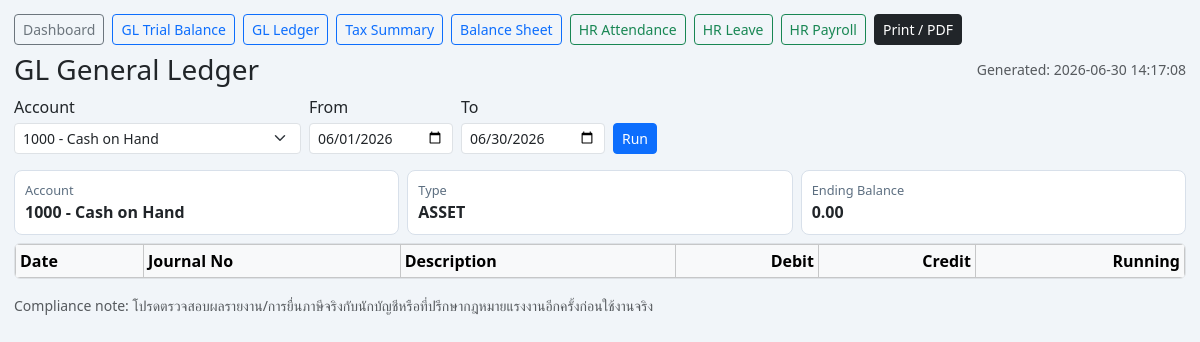
The page /business_report.php?report=gl_ledger (signed in) on the database its author committed.
### tables this page shows
CREATE TABLE `gl_account` (
  `id` int(11) NOT NULL AUTO_INCREMENT,
  `account_code` varchar(30) NOT NULL,
  `account_name` varchar(255) NOT NULL,
  `account_type` enum('ASSET','LIABILITY','EQUITY','REVENUE','EXPENSE') NOT NULL,
  `parent_code` varchar(30) DEFAULT NULL,
  `is_active` tinyint(1) NOT NULL DEFAULT 1,
  `created_at` datetime NOT NULL DEFAULT current_timestamp(),
  `updated_at` datetime DEFAULT NULL ON UPDATE current_timestamp(),
  PRIMARY KEY (`id`),
  UNIQUE KEY `uq_gl_account_code` (`account_code`),
  KEY `idx_gl_account_type` (`account_type`),
  KEY `idx_gl_account_parent` (`parent_code`)
);

### bootstrap.php (called while the page is built, shortened)
<?php
$config = require __DIR__ . '/config/app.php';
spl_autoload_register(function (string $class): void {
    $prefix = 'Stock2\\';
    $relative = substr($class, strlen($prefix));
    $file = __DIR__ . '/src/' . str_replace('\\', '/', $relative) . '.php';
});
$database = new Stock2\Database($config['db']);

### config/app.php (called while the page is built, shortened)
<?php
$localConfig = __DIR__ . '/app.local.php';
return [
    'app_name' => getenv('SYNERGYERP_APP_NAME') ?: 'SynergyERP',
    'timezone' => getenv('SYNERGYERP_TIMEZONE') ?: 'Asia/Bangkok',
    'schema_cache_ttl' => 300,
    'db' => [
        'host' => getenv('SYNERGYERP_DB_HOST') ?: '127.0.0.1',
        'port' => (int)(getenv('SYNERGYERP_DB_PORT') ?: 3306),
        'database' => getenv('SYNERGYERP_DB_DATABASE') ?: 'synergyerp',
        'username' => getenv('SYNERGYERP_DB_USERNAME') ?: 'root',
        'password' => getenv('SYNERGYERP_DB_PASSWORD') ?: '',
        'charset' => getenv('SYNERGYERP_DB_CHARSET') ?: 'utf8mb4',
    ],
];

### src/Database.php (called while the page is built, shortened)
<?php
final class Database
{
    private PDO $pdo;
    public function __construct(array $config)
    {
        $host = (string)($config['host'] ?? '127.0.0.1');
        $port = (int)($config['port'] ?? 3306);
        $database = (string)($config['database'] ?? 'stock2');
        $charset = (string)($config['charset'] ?? 'utf8mb4');
        $username = (string)($config['username'] ?? 'root');
        $password = (string)($config['password'] ?? '');
        $dsn = sprintf('mysql:host=%s;port=%d;dbname=%s;charset=%s', $host, $port, $database, $charset);
        $this->pdo = new PDO($dsn, $username, $password, [
            PDO::ATTR_ERRMODE => PDO::ERRMODE_EXCEPTION,
            PDO::ATTR_DEFAULT_FETCH_MODE => PDO::FETCH_ASSOC,
            PDO::ATTR_EMULATE_PREPARES => true,
        ]);
    }
    public function pdo(): PDO
    {
        return $this->pdo;
    }
}

### src/BusinessService.php (called while the page is built, shortened)
<?php
final class BusinessService
{
    private PDO $pdo;
    public function __construct(PDO $pdo)
    {
        $this->pdo = $pdo;
    }
    public function glLedger(string $accountCode, string $dateFrom = '', string $dateTo = ''): array
    {
        $accountCode = trim($accountCode);
        [$from, $to] = $this->normalizeDateRange($dateFrom, $dateTo);
        $accountStmt = $this->pdo->prepare('SELECT account_code, account_name, account_type FROM gl_account WHERE account_code = :code LIMIT 1');
        $accountStmt->execute(['code' => $accountCode]);
        $account = $accountStmt->fetch();
        $sql = <<<'SQL'
SELECT
  j.id AS journal_id,
  j.journal_no,
  j.journal_date,
  j.description AS journal_desc,
  l.id AS line_id,
  l.line_no,
  l.description AS line_desc,
  l.debit,
  l.credit
FROM gl_journal_line l
INNER JOIN gl_journal j ON j.id = l.journal_id
WHERE l.account_code = :account_code
  AND j.status = 'POSTED'
  AND j.journal_date BETWEEN :from_date AND :to_date
ORDER BY j.journal_date ASC, j.id ASC, l.line_no ASC, l.id ASC
SQL;
        $stmt = $this->pdo->prepare($sql);
        $stmt->execute([
            'account_code' => $accountCode,
            'from_date' => $from,
            'to_date' => $to,
        ]);
        $natureDebit = in_array((string)$account['account_type'], ['ASSET', 'EXPENSE'], true);
        $runningBalance = 0.0;
        $rows = [];
        foreach ($stmt->fetchAll() as $row) {
            $debit = (float)$row['debit'];
            $credit = (float)$row['credit'];
            $delta = $natureDebit ? ($debit - $credit) : ($credit - $debit);
            $runningBalance += $delta;
            $rows[] = [
                'journal_date' => (string)$row['journal_date'],
                'journal_no' => (string)$row['journal_no'],
                'description' => (string)($row['line_desc'] !== '' ? $row['line_desc'] : $row['journal_desc']),
                'debit' => round($debit, 2),
                'credit' => round($credit, 2),
                'running_balance' => round($runningBalance, 2),
            ];
        }
        return [
            'account' => [
                'account_code' => (string)$account['account_code'],
                'account_name' => (string)$account['account_name'],
                'account_type' => (string)$account['account_type'],
            ],
            'from_date' => $from,
            'to_date' => $to,
            'rows' => $rows,
            'ending_balance' => round($runningBalance, 2),
        ];
    }
    private function normalizeDateRange(string $from, string $to): array
    {
        $fromDate = $this->toDate($from, 'from date');
        $toDate = $this->toDate($to, 'to date');
        return [$fromDate->format('Y-m-d'), $toDate->format('Y-m-d')];
    }
    private function toDate(string $value, string $label): DateTimeImmutable
    {
        $date = DateTimeImmutable::createFromFormat('Y-m-d', $value);
        return $date;
    }
}

### business_report.php (the view, shortened to what this page needs)
<?php
require __DIR__ . '/bootstrap.php';
function h($value): string
{
    return htmlspecialchars((string)$value, ENT_QUOTES, 'UTF-8');
}
function n($value, int $decimals = 2): string
{
    return number_format((float)$value, $decimals);
}
$report = trim((string)($_GET['report'] ?? 'gl_trial_balance'));
$today = new DateTimeImmutable('now');
$defaultMonth = $today->format('Y-m');
$defaultFrom = $today->format('Y-m-01');
$defaultTo = $today->format('Y-m-t');
$titleMap = [
    'gl_trial_balance' => 'GL Trial Balance',
    'gl_ledger' => 'GL General Ledger',
    'gl_tax_summary' => 'Thai Tax Summary (VAT/WHT)',
    'gl_balance_sheet' => 'GL Balance Sheet',
    'hr_attendance' => 'HR Attendance Summary',
    'hr_leave' => 'HR Leave Summary',
    'hr_payroll' => 'HR Payroll Summary',
];
$title = $titleMap[$report] ?? $report;
$error = '';
$result = [];
try {
    if ($report === 'gl_trial_balance') {
        $from = (string)($_GET['date_from'] ?? $defaultFrom);
        $to = (string)($_GET['date_to'] ?? $defaultTo);
        $result = $businessService->glTrialBalance($from, $to);
    } elseif ($report === 'gl_ledger') {
        $from = (string)($_GET['date_from'] ?? $defaultFrom);
        $to = (string)($_GET['date_to'] ?? $defaultTo);
        $accountCode = trim((string)($_GET['account_code'] ?? ''));
        if ($accountCode === '') {
            $row = $database->pdo()->query('SELECT account_code FROM gl_account WHERE is_active = 1 ORDER BY account_code LIMIT 1')->fetch();
            $accountCode = is_array($row) ? (string)$row['account_code'] : '';
        }
        $result = $businessService->glLedger($accountCode, $from, $to);
    } elseif ($report === 'gl_tax_summary') {
        $month = (string)($_GET['month'] ?? $defaultMonth);
        $result = $businessService->glTaxSummary($month);
    } elseif ($report === 'gl_balance_sheet') {
        $asOfDate = (string)($_GET['as_of_date'] ?? $defaultTo);
        $result = $businessService->glBalanceSheet($asOfDate);
    } elseif ($report === 'hr_attendance') {
        $month = (string)($_GET['month'] ?? $defaultMonth);
        $result = $businessService->hrAttendanceSummary($month);
    } elseif ($report === 'hr_leave') {
        $month = (string)($_GET['month'] ?? $defaultMonth);
        $result = $businessService->hrLeaveSummary($month);
    }
} catch (Throwable $e) {
    $error = $e->getMessage();
}
?><!doctype html>
<html lang="th">
<head>
    <link rel="stylesheet" href="https://cdn.jsdelivr.net/npm/bootstrap@5.3.3/dist/css/bootstrap.min.css">
    <link rel="stylesheet" href="assets/global-menu.css">
</head>
<body>
<div class="wrap">
    <div class="d-flex flex-wrap gap-2 mb-2 no-print">
        <a class="btn btn-sm btn-outline-secondary" href="index.php?page=dashboard">Dashboard</a>
        <a class="btn btn-sm btn-outline-primary" href="business_report.php?report=gl_trial_balance">GL Trial Balance</a>
        <a class="btn btn-sm btn-outline-primary" href="business_report.php?report=gl_ledger">GL Ledger</a>
        <a class="btn btn-sm btn-outline-primary" href="business_report.php?report=gl_tax_summary">Tax Summary</a>
        <a class="btn btn-sm btn-outline-primary" href="business_report.php?report=gl_balance_sheet">Balance Sheet</a>
        <a class="btn btn-sm btn-outline-success" href="business_report.php?report=hr_attendance">HR Attendance</a>
        <a class="btn btn-sm btn-outline-success" href="business_report.php?report=hr_leave">HR Leave</a>
        <a class="btn btn-sm btn-outline-success" href="business_report.php?report=hr_payroll">HR Payroll</a>
        <button class="btn btn-sm btn-dark" onclick="window.print()">Print / PDF</button>
    </div>
    <div class="d-flex justify-content-between align-items-center mb-2">
        <h3 class="m-0"><?= h($title) ?></h3>
        <small class="text-muted">Generated: <?= h(date('Y-m-d H:i:s')) ?></small>
    </div>
    <?php if ($error !== ''): ?>
        <div class="alert alert-danger">
            <strong>Report Error:</strong> <?= h($error) ?>
        </div>
    <?php else: ?>
        <?php if ($report === 'gl_trial_balance'): ?>
            <form method="get" class="row g-2 mb-3 no-print">
                <input type="hidden" name="report" value="gl_trial_balance">
                <div class="col-auto">
                    <label class="form-label mb-1">From</label>
                    <input class="form-control form-control-sm" type="date" name="date_from" value="<?= h($result['from_date'] ?? $defaultFrom) ?>">
                </div>
                <div class="col-auto">
                    <label class="form-label mb-1">To</label>
                    <input class="form-control form-control-sm" type="date" name="date_to" value="<?= h($result['to_date'] ?? $defaultTo) ?>">
                </div>
                <div class="col-auto align-self-end">
                    <button class="btn btn-sm btn-primary">Run</button>
                </div>
            </form>
            <div class="row g-2 mb-2">
                <div class="col-md-3"><div class="metric"><div class="k">Total Debit</div><div class="v"><?= n($result['total_debit'] ?? 0) ?></div></div></div>
                <div class="col-md-3"><div class="metric"><div class="k">Total Credit</div><div class="v"><?= n($result['total_credit'] ?? 0) ?></div></div></div>
                <div class="col-md-3"><div class="metric"><div class="k">Balanced</div><div class="v"><?= !empty($result['is_balanced']) ? 'YES' : 'NO' ?></div></div></div>
                <div class="col-md-3"><div class="metric"><div class="k">Range</div><div class="v"><?= h(($result['from_date'] ?? '-') . ' to ' . ($result['to_date'] ?? '-')) ?></div></div></div>
            </div>
            <div class="table-responsive bg-white border rounded">
                <table class="table table-sm table-bordered mb-0">
                    <thead class="table-light">
                    <tr>
                        <th>Account Code</th>
                        <th>Account Name</th>
                        <th>Type</th>
                        <th class="text-end">Debit</th>
                        <th class="text-end">Credit</th>
                        <th class="text-end">Balance</th>
                    </tr>
                    </thead>
                    <tbody>
                    <?php foreach (($result['rows'] ?? []) as $row): ?>
                        <tr>
                            <td><?= h($row['account_code']) ?></td>
                            <td><?= h($row['account_name']) ?></td>
                            <td><?= h($row['account_type']) ?></td>
                            <td class="text-end"><?= n($row['debit_total']) ?></td>
                            <td class="text-end"><?= n($row['credit_total']) ?></td>
                            <td class="text-end"><?= n($row['balance']) ?></td>
                        </tr>
                    <?php endforeach; ?>
                    </tbody>
                </table>
            </div>
        <?php elseif ($report === 'gl_ledger'): ?>
            <?php
            $accounts = $database->pdo()->query('SELECT account_code, account_name FROM gl_account WHERE is_active = 1 ORDER BY account_code')->fetchAll();
            $selectedCode = (string)($result['account']['account_code'] ?? '');
            ?>
            <form method="get" class="row g-2 mb-3 no-print">
                <div class="col-md-3">
                    <label class="form-label mb-1">Account</label>
                    <select class="form-select form-select-sm" name="account_code">
                        <?php foreach ($accounts as $acc): ?>
                            <?php $code = (string)$acc['account_code']; ?>
                            <option value="<?= h($code) ?>" <?= $code === $selectedCode ? 'selected' : '' ?>>
                                <?= h($code . ' - ' . (string)$acc['account_name']) ?>
                            </option>
                        <?php endforeach; ?>
                    </select>
                </div>
                <div class="col-auto">
                    <label class="form-label mb-1">From</label>
                    <input class="form-control form-control-sm" type="date" name="date_from" value="<?= h($result['from_date'] ?? $defaultFrom) ?>">
                </div>
                <div class="col-auto">
                    <label class="form-label mb-1">To</label>
                    <input class="form-control form-control-sm" type="date" name="date_to" value="<?= h($result['to_date'] ?? $defaultTo) ?>">
                </div>
                <div class="col-auto align-self-end">
                    <button class="btn btn-sm btn-primary">Run</button>
                </div>
            </form>
            <div class="row g-2 mb-2">
                <div class="col-md-4"><div class="metric"><div class="k">Account</div><div class="v"><?= h(($result['account']['account_code'] ?? '') . ' - ' . ($result['account']['account_name'] ?? '')) ?></div></div></div>
                <div class="col-md-4"><div class="metric"><div class="k">Type</div><div class="v"><?= h($result['account']['account_type'] ?? '-') ?></div></div></div>
                <div class="col-md-4"><div class="metric"><div class="k">Ending Balance</div><div class="v"><?= n($result['ending_balance'] ?? 0) ?></div></div></div>
            </div>
            <div class="table-responsive bg-white border rounded">
                <table class="table table-sm table-bordered mb-0">
                    <thead class="table-light">
                    <tr>
                        <th>Date</th>
                        <th>Journal No</th>
                        <th>Description</th>
                        <th class="text-end">Debit</th>
                        <th class="text-end">Credit</th>
                        <th class="text-end">Running</th>
                    </tr>
                    </thead>
                </table>
            </div>
        <?php endif; ?>
    <?php endif; ?>
    <div class="small text-muted mt-3">
        Compliance note: โปรดตรวจสอบผลรายงาน/การยื่นภาษีจริงกับนักบัญชีหรือที่ปรึกษากฎหมายแรงงานอีกครั้งก่อนใช้งานจริง
    </div>
</div>
</body>
</html>

### business_report.php (style rules this page uses)
body { background: #f1f5f9; }
.wrap { max-width: 1400px; margin: 0 auto; padding: 14px; }
.table th { white-space: nowrap; }
.metric { background: #fff; border: 1px solid #d8e0ea; border-radius: 8px; padding: 10px; }
.metric .k { font-size: 0.8rem; color: #5d6f81; }
.metric .v { font-weight: 700; font-size: 1rem; }

### rows shown on the page
gl_account: account_code+account_name "1000 - Cash on Hand", account_type "ASSET"

### other values the page prints
$title "GL General Ledger"
n($result['ending_balance'] ?? 0) "0.00"
form field account_code "1000 - Cash on Hand"
